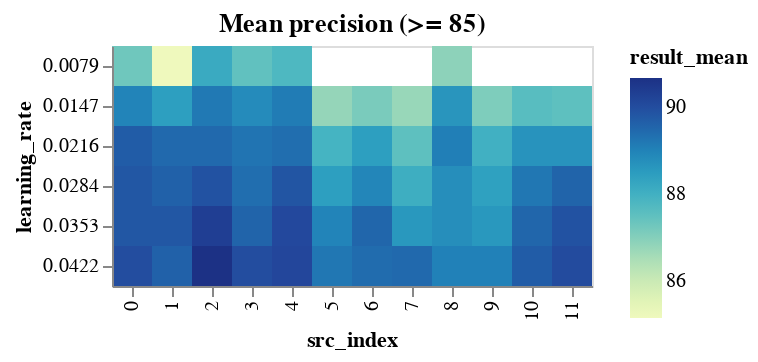

The notebook cell saved with this chart:
### Code cell
range_learning_rate_results_df = learning_rate_results_df[
    learning_rate_results_df.result_mean >= DETAILED_VIEW_TRESHOLD
]

binified_learning_rate_heatmap(
    f"Mean precision (>= {DETAILED_VIEW_TRESHOLD})", range_learning_rate_results_df
)

### Figure 1 — Vega-Lite specification as saved in the notebook (floating-point values rounded to 4 significant figures)
{"config": {"view": {"continuousWidth": 400, "continuousHeight": 300}}, "hconcat": [{"mark": "rect", "encoding": {"color": {"type": "quantitative", "field": "result_mean"}, "tooltip": [{"type": "quantitative", "field": "result_mean"}, {"type": "quantitative", "field": "result_std"}, {"type": "quantitative", "field": "neurons"}, {"type": "quantitative", "field": "layers"}, {"type": "quantitative", "field": "epochs"}, {"type": "quantitative", "field": "learning_rate"}, {"type": "quantitative", "field": "src_index"}], "x": {"type": "ordinal", "field": "src_index"}, "y": {"type": "ordinal", "field": "learning_rate"}}, "selection": {"selector006": {"type": "interval", "bind": "scales", "encodings": ["x", "y"]}}, "title": "Mean precision (>= 85)"}], "data": {"name": "data-08e7422ad158d78ecf540aafa657e220"}, "$schema": "https://vega.github.io/schema/vega-lite/v4.8.1.json", "datasets": {"data-08e7422ad158d78ecf540aafa657e220": [{"neurons": 11, "layers": 2, "epochs": 90, "learning_rate": 0.0422, "momentum": 0.0503, "result_mean": 90.67, "result_std": 1.161, "src_index": 2}, {"neurons": 11, "layers": 2, "epochs": 90, "learning_rate": 0.0353, "momentum": 0.0503, "result_mean": 90.33, "result_std": 1.146, "src_index": 2}, {"neurons": 11, "layers": 2, "epochs": 80, "learning_rate": 0.0422, "momentum": 0.0503, "result_mean": 90.14, "result_std": 1.324, "src_index": 4}, {"neurons": 11, "layers": 2, "epochs": 80, "learning_rate": 0.0353, "momentum": 0.0503, "result_mean": 90.09, "result_std": 1.26, "src_index": 4}, {"neurons": 8, "layers": 1, "epochs": 90, "learning_rate": 0.0422, "momentum": 0.0503, "result_mean": 90.04, "result_std": 1.14, "src_index": 11}, {"neurons": 12, "layers": 2, "epochs": 90, "learning_rate": 0.0422, "momentum": 0.0503, "result_mean": 90.0, "result_std": 0.5616, "src_index": 0}, {"neurons": 11, "layers": 2, "epochs": 70, "learning_rate": 0.0422, "momentum": 0.0503, "result_mean": 89.99, "result_std": 1.185, "src_index": 3}, {"neurons": 8, "layers": 1, "epochs": 90, "learning_rate": 0.0353, "momentum": 0.0503, "result_mean": 89.9, "result_std": 1.176, "src_index": 11}, {"neurons": 11, "layers": 2, "epochs": 90, "learning_rate": 0.0284, "momentum": 0.0503, "result_mean": 89.9, "result_std": 1.085, "src_index": 2}, {"neurons": 11, "layers": 2, "epochs": 80, "learning_rate": 0.0284, "momentum": 0.0503, "result_mean": 89.85, "result_std": 0.6803, "src_index": 4}, {"neurons": 12, "layers": 2, "epochs": 90, "learning_rate": 0.0284, "momentum": 0.0503, "result_mean": 89.8, "result_std": 0.8577, "src_index": 0}, {"neurons": 12, "layers": 2, "epochs": 70, "learning_rate": 0.0353, "momentum": 0.0503, "result_mean": 89.8, "result_std": 1.066, "src_index": 1}, {"neurons": 12, "layers": 2, "epochs": 90, "learning_rate": 0.0353, "momentum": 0.0503, "result_mean": 89.8, "result_std": 0.709, "src_index": 0}, {"neurons": 12, "layers": 2, "epochs": 90, "learning_rate": 0.0216, "momentum": 0.0503, "result_mean": 89.7, "result_std": 1.027, "src_index": 0}, {"neurons": 6, "layers": 1, "epochs": 90, "learning_rate": 0.0422, "momentum": 0.0503, "result_mean": 89.7, "result_std": 1.115, "src_index": 10}, {"neurons": 12, "layers": 2, "epochs": 70, "learning_rate": 0.0284, "momentum": 0.0503, "result_mean": 89.61, "result_std": 1.243, "src_index": 1}, {"neurons": 12, "layers": 2, "epochs": 70, "learning_rate": 0.0422, "momentum": 0.0503, "result_mean": 89.61, "result_std": 0.8358, "src_index": 1}, {"neurons": 8, "layers": 1, "epochs": 90, "learning_rate": 0.0284, "momentum": 0.0503, "result_mean": 89.56, "result_std": 0.9198, "src_index": 11}, {"neurons": 11, "layers": 2, "epochs": 70, "learning_rate": 0.0353, "momentum": 0.0503, "result_mean": 89.56, "result_std": 1.011, "src_index": 3}, {"neurons": 6, "layers": 1, "epochs": 80, "learning_rate": 0.0353, "momentum": 0.0503, "result_mean": 89.51, "result_std": 0.966, "src_index": 6}, {"neurons": 6, "layers": 1, "epochs": 90, "learning_rate": 0.0353, "momentum": 0.0503, "result_mean": 89.51, "result_std": 1.049, "src_index": 10}, {"neurons": 12, "layers": 1, "epochs": 80, "learning_rate": 0.0422, "momentum": 0.0503, "result_mean": 89.46, "result_std": 1.184, "src_index": 7}, {"neurons": 12, "layers": 2, "epochs": 70, "learning_rate": 0.0216, "momentum": 0.0503, "result_mean": 89.46, "result_std": 1.311, "src_index": 1}, {"neurons": 11, "layers": 2, "epochs": 90, "learning_rate": 0.0216, "momentum": 0.0503, "result_mean": 89.46, "result_std": 1.111, "src_index": 2}, {"neurons": 6, "layers": 1, "epochs": 80, "learning_rate": 0.0422, "momentum": 0.0503, "result_mean": 89.41, "result_std": 1.094, "src_index": 6}, {"neurons": 11, "layers": 2, "epochs": 70, "learning_rate": 0.0284, "momentum": 0.0503, "result_mean": 89.36, "result_std": 0.7793, "src_index": 3}, {"neurons": 11, "layers": 2, "epochs": 80, "learning_rate": 0.0216, "momentum": 0.0503, "result_mean": 89.36, "result_std": 0.7484, "src_index": 4}, {"neurons": 11, "layers": 2, "epochs": 70, "learning_rate": 0.0216, "momentum": 0.0503, "result_mean": 89.27, "result_std": 0.5027, "src_index": 3}, {"neurons": 12, "layers": 1, "epochs": 90, "learning_rate": 0.0422, "momentum": 0.0503, "result_mean": 89.22, "result_std": 1.214, "src_index": 5}, {"neurons": 6, "layers": 1, "epochs": 90, "learning_rate": 0.0284, "momentum": 0.0503, "result_mean": 89.22, "result_std": 0.8501, "src_index": 10}, {"neurons": 11, "layers": 2, "epochs": 90, "learning_rate": 0.0147, "momentum": 0.0503, "result_mean": 89.17, "result_std": 0.7676, "src_index": 2}, {"neurons": 11, "layers": 2, "epochs": 80, "learning_rate": 0.0147, "momentum": 0.0503, "result_mean": 89.12, "result_std": 0.7776, "src_index": 4}, {"neurons": 11, "layers": 2, "epochs": 60, "learning_rate": 0.0216, "momentum": 0.0503, "result_mean": 89.07, "result_std": 0.8579, "src_index": 8}, {"neurons": 11, "layers": 2, "epochs": 60, "learning_rate": 0.0422, "momentum": 0.0503, "result_mean": 89.02, "result_std": 1.033, "src_index": 8}, {"neurons": 5, "layers": 2, "epochs": 70, "learning_rate": 0.0422, "momentum": 0.0503, "result_mean": 89.02, "result_std": 0.9981, "src_index": 9}, {"neurons": 12, "layers": 1, "epochs": 90, "learning_rate": 0.0353, "momentum": 0.0503, "result_mean": 88.98, "result_std": 0.9382, "src_index": 5}, {"neurons": 12, "layers": 2, "epochs": 90, "learning_rate": 0.0147, "momentum": 0.0503, "result_mean": 88.98, "result_std": 1.05, "src_index": 0}, {"neurons": 6, "layers": 1, "epochs": 80, "learning_rate": 0.0284, "momentum": 0.0503, "result_mean": 88.93, "result_std": 1.028, "src_index": 6}, {"neurons": 11, "layers": 2, "epochs": 70, "learning_rate": 0.0147, "momentum": 0.0503, "result_mean": 88.83, "result_std": 0.7558, "src_index": 3}, {"neurons": 11, "layers": 2, "epochs": 60, "learning_rate": 0.0353, "momentum": 0.0503, "result_mean": 88.78, "result_std": 1.012, "src_index": 8}, {"neurons": 11, "layers": 2, "epochs": 60, "learning_rate": 0.0284, "momentum": 0.0503, "result_mean": 88.78, "result_std": 1.038, "src_index": 8}, {"neurons": 8, "layers": 1, "epochs": 90, "learning_rate": 0.0216, "momentum": 0.0503, "result_mean": 88.68, "result_std": 0.8905, "src_index": 11}, {"neurons": 6, "layers": 1, "epochs": 90, "learning_rate": 0.0216, "momentum": 0.0503, "result_mean": 88.68, "result_std": 0.855, "src_index": 10}, {"neurons": 11, "layers": 2, "epochs": 60, "learning_rate": 0.0147, "momentum": 0.0503, "result_mean": 88.63, "result_std": 0.8501, "src_index": 8}, {"neurons": 12, "layers": 1, "epochs": 80, "learning_rate": 0.0353, "momentum": 0.0503, "result_mean": 88.59, "result_std": 1.027, "src_index": 7}, {"neurons": 5, "layers": 2, "epochs": 70, "learning_rate": 0.0353, "momentum": 0.0503, "result_mean": 88.59, "result_std": 0.9068, "src_index": 9}, {"neurons": 12, "layers": 1, "epochs": 90, "learning_rate": 0.0284, "momentum": 0.0503, "result_mean": 88.44, "result_std": 1.078, "src_index": 5}, {"neurons": 6, "layers": 1, "epochs": 80, "learning_rate": 0.0216, "momentum": 0.0503, "result_mean": 88.44, "result_std": 0.7812, "src_index": 6}, {"neurons": 12, "layers": 2, "epochs": 70, "learning_rate": 0.0147, "momentum": 0.0503, "result_mean": 88.44, "result_std": 1.551, "src_index": 1}, {"neurons": 5, "layers": 2, "epochs": 70, "learning_rate": 0.0284, "momentum": 0.0503, "result_mean": 88.39, "result_std": 0.8992, "src_index": 9}, {"neurons": 11, "layers": 2, "epochs": 90, "learning_rate": 0.0079, "momentum": 0.0503, "result_mean": 88.15, "result_std": 1.1, "src_index": 2}, {"neurons": 12, "layers": 1, "epochs": 80, "learning_rate": 0.0284, "momentum": 0.0503, "result_mean": 88.05, "result_std": 0.7079, "src_index": 7}, {"neurons": 5, "layers": 2, "epochs": 70, "learning_rate": 0.0216, "momentum": 0.0503, "result_mean": 88.0, "result_std": 0.7645, "src_index": 9}, {"neurons": 12, "layers": 1, "epochs": 90, "learning_rate": 0.0216, "momentum": 0.0503, "result_mean": 87.91, "result_std": 0.603, "src_index": 5}, {"neurons": 11, "layers": 2, "epochs": 80, "learning_rate": 0.0079, "momentum": 0.0503, "result_mean": 87.76, "result_std": 1.028, "src_index": 4}, {"neurons": 6, "layers": 1, "epochs": 90, "learning_rate": 0.0147, "momentum": 0.0503, "result_mean": 87.61, "result_std": 1.241, "src_index": 10}, {"neurons": 12, "layers": 1, "epochs": 80, "learning_rate": 0.0216, "momentum": 0.0503, "result_mean": 87.52, "result_std": 0.696, "src_index": 7}, {"neurons": 8, "layers": 1, "epochs": 90, "learning_rate": 0.0147, "momentum": 0.0503, "result_mean": 87.52, "result_std": 1.3, "src_index": 11}, {"neurons": 11, "layers": 2, "epochs": 70, "learning_rate": 0.0079, "momentum": 0.0503, "result_mean": 87.47, "result_std": 1.071, "src_index": 3}, {"neurons": 12, "layers": 2, "epochs": 90, "learning_rate": 0.0079, "momentum": 0.0503, "result_mean": 87.27, "result_std": 1.46, "src_index": 0}, {"neurons": 6, "layers": 1, "epochs": 80, "learning_rate": 0.0147, "momentum": 0.0503, "result_mean": 87.13, "result_std": 1.278, "src_index": 6}, {"neurons": 5, "layers": 2, "epochs": 70, "learning_rate": 0.0147, "momentum": 0.0503, "result_mean": 87.08, "result_std": 0.7754, "src_index": 9}, {"neurons": 11, "layers": 2, "epochs": 60, "learning_rate": 0.0079, "momentum": 0.0503, "result_mean": 86.89, "result_std": 0.948, "src_index": 8}, {"neurons": 12, "layers": 1, "epochs": 90, "learning_rate": 0.0147, "momentum": 0.0503, "result_mean": 86.79, "result_std": 1.094, "src_index": 5}, {"neurons": 12, "layers": 1, "epochs": 80, "learning_rate": 0.0147, "momentum": 0.0503, "result_mean": 86.74, "result_std": 1.187, "src_index": 7}, {"neurons": 12, "layers": 2, "epochs": 70, "learning_rate": 0.0079, "momentum": 0.0503, "result_mean": 85.14, "result_std": 1.075, "src_index": 1}]}}
